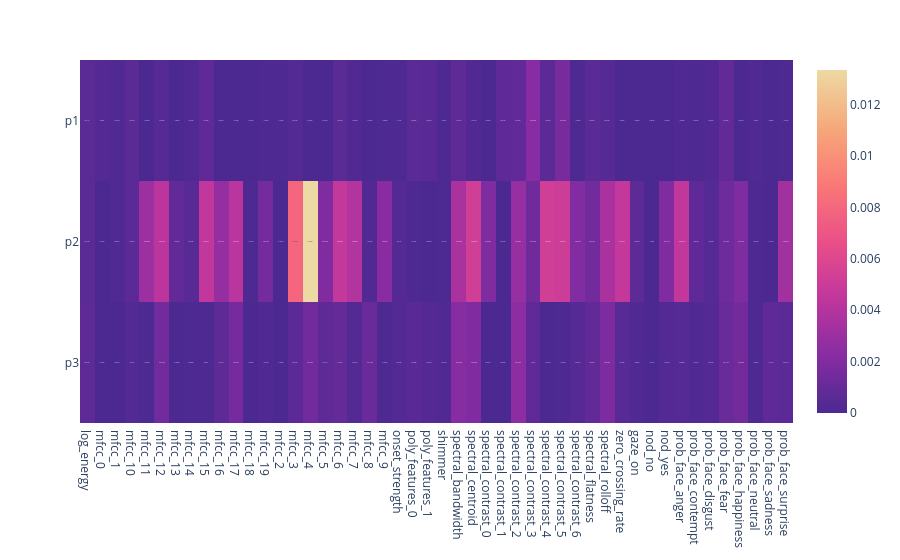

The notebook cell this image was saved under:
### Code cell
fig_r

### Figure 1 — Plotly figure (JSON) as saved in the notebook; plotly's stock layout.template omitted (floating-point values rounded to 4 significant figures; data arrays with more than 128 entries replaced by an {"elided": "..."} marker saying what was removed)
{"data": [{"coloraxis": "coloraxis", "hovertemplate": "x: %{x}<br>y: %{y}<br>color: %{z}<extra></extra>", "name": "0", "texttemplate": "%{z}", "type": "heatmap", "x": ["log_energy", "mfcc_0", "mfcc_1", "mfcc_10", "mfcc_11", "mfcc_12", "mfcc_13", "mfcc_14", "mfcc_15", "mfcc_16", "mfcc_17", "mfcc_18", "mfcc_19", "mfcc_2", "mfcc_3", "mfcc_4", "mfcc_5", "mfcc_6", "mfcc_7", "mfcc_8", "mfcc_9", "onset_strength", "poly_features_0", "poly_features_1", "shimmer", "spectral_bandwidth", "spectral_centroid", "spectral_contrast_0", "spectral_contrast_1", "spectral_contrast_2", "spectral_contrast_3", "spectral_contrast_4", "spectral_contrast_5", "spectral_contrast_6", "spectral_flatness", "spectral_rolloff", "zero_crossing_rate", "gaze_on", "nod_no", "nod_yes", "prob_face_anger", "prob_face_contempt", "prob_face_disgust", "prob_face_fear", "prob_face_happiness", "prob_face_neutral", "prob_face_sadness", "prob_face_surprise"], "xaxis": "x", "y": ["p1", "p2", "p3"], "yaxis": "y", "z": {"elided": "3x48 float values"}}], "layout": {"coloraxis": {"colorscale": [[0, "rgb(75, 41, 145)"], [0.1667, "rgb(135, 44, 162)"], [0.3333, "rgb(192, 54, 157)"], [0.5, "rgb(234, 79, 136)"], [0.6667, "rgb(250, 120, 118)"], [0.8333, "rgb(246, 169, 122)"], [1, "rgb(237, 217, 163)"]]}, "margin": {"t": 60}, "xaxis": {"anchor": "y", "domain": [0, 1]}, "yaxis": {"anchor": "x", "autorange": "reversed", "domain": [0, 1]}}}
